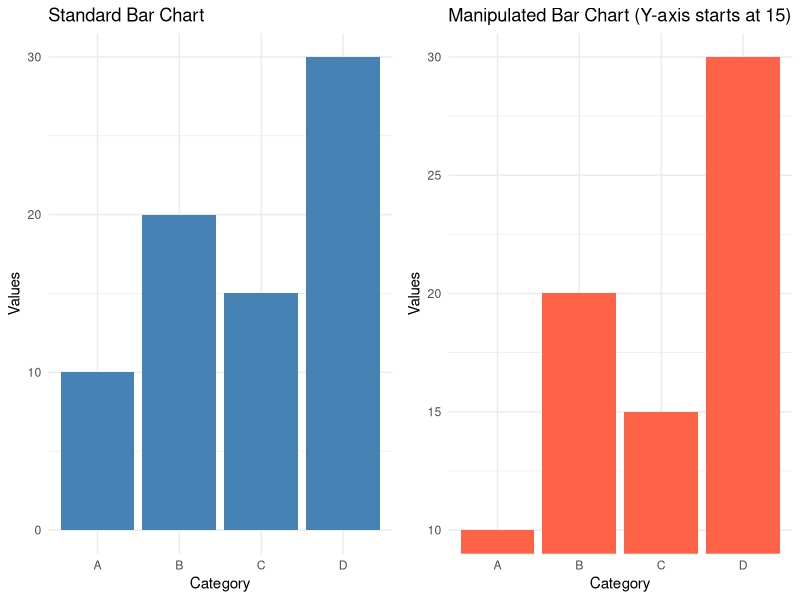

This figure's R source: (Note: this script raises an error after producing the figure.)
library(ggplot2)

# Sample data
data_barplot <- data.frame(
  category = c("A", "B", "C", "D"),
  values = c(10, 20, 15, 30)
)

# Basic bar chart with standard y-axis
p1 <- ggplot(data_barplot, aes(x = category, y = values)) +
  geom_col(fill = "steelblue") +
  labs(title = "Standard Bar Chart",
       x = "Category",
       y = "Values") +
  theme_minimal()

# Bar chart with manipulated y-axis (starting at a non-zero point)
p2 <- ggplot(data_barplot, aes(x = category, y = values)) +
  geom_col(fill = "tomato") +
  coord_cartesian(ylim = c(10, 30)) +
  labs(title = "Manipulated Bar Chart (Y-axis starts at 15)",
       x = "Category",
       y = "Values") +
  theme_minimal()

# Display both plots
library(gridExtra)
grid.arrange(p1, p2, ncol = 2)


#########################
# Versão gapminder manipulação de escala
#########################

df <- read.csv("data/gapminder_data.csv", sep=",")

# Calcular a média de expectativa de vida e renda por continente
df_summary <- df %>%
  group_by(continent) %>%
  summarise(mean_lifeexp = mean(lifeexp), mean_income = mean(income)) %>%
  arrange(mean_lifeexp)  # Ordena pelo valor médio de renda

# Transformar 'continent' em um fator com níveis ordenados por renda
df_summary$continent <- factor(df_summary$continent, levels = df_summary$continent)

p1 <- ggplot(df_summary, aes(x = reorder(continent, mean_lifeexp), y = mean_lifeexp, fill = mean_lifeexp)) +
  geom_bar(stat = "identity") +
  scale_fill_gradient(low = "#dcecff", high = "#5589c8") +  # Gradiente de cores manual
  labs(
    #title = "Expectativa de Vida Média por Continente",
    #subtitle = "Comparação entre continentes com base na expectativa de vida média, \nmostra que o continente europeu tem a maior expectativa de vida. \nEla é X% maior que no continente Africano.",
    x = "Continente", 
    y = "Expectativa de Vida Média (em anos)",
    fill = "Expectativa de Vida") +
  #coord_flip() +
  #scale_y_continuous(limits = c(0, 100), breaks = seq(50, 100, by = 10)) + # Ajusta a escala do eixo x (horizontal)
  theme_bw() +
  theme(
    legend.position = "none", 
    #panel.grid = element_blank(),
    #axis.line = element_line(color = "black"), 
    plot.title = element_text(size = 16, face = "bold"),     # Tamanho e estilo do título
    axis.title.x = element_text(size = 14, hjust = 1),       # Alinha o título do eixo x à esquerda
    axis.title.y = element_text(size = 14),                  # Tamanho do título do eixo y
    axis.text.x = element_text(size = 14),                   # Tamanho dos rótulos do eixo x
    axis.text.y = element_text(size = 14)                    # Tamanho dos rótulos do eixo y
  )


# Criar o gráfico com barras horizontais, escala de cor gradiente manual e ajustes de título e tamanho dos textos
p2 <- ggplot(df_summary, aes(x = continent, y = mean_lifeexp, fill = mean_lifeexp)) +
  geom_bar(stat='identity') +
  scale_fill_gradient(low = "#dcecff", high = "#5589c8") +  # Gradiente de cores manual
  #coord_cartesian(ylim = c(10, 30)) +
  #coord_flip() +
  coord_cartesian(ylim = c(60, 80)) + 
  
  #scale_y_continuous(limits = c(60, 85), breaks = seq(60, 85, by = 10)) + # Ajusta a escala do eixo x (horizontal)
  
  labs(
    #title = "Expectativa de Vida Média por Continente",
    #subtitle = "Comparação entre continentes com base na expectativa de vida média, \nmostra que o continente europeu tem a maior expectativa de vida. \nEla é X% maior que no continente Africano.",
    x = "Continente", 
    y = "Expectativa de Vida Média (em anos)",
    fill = "Expectativa de Vida"
  ) +
  
  theme_bw() +
  theme(
    legend.position = "none", 
    plot.title = element_text(size = 16, face = "bold"),     # Tamanho e estilo do título
    axis.title.x = element_text(size = 14, hjust = 1),       # Tamanho do título do eixo x
    axis.title.y = element_text(size = 14),                  # Tamanho do título do eixo y
    axis.text.x = element_text(size = 14),                   # Tamanho dos rótulos do eixo x
    axis.text.y = element_text(size = 14)                    # Tamanho dos rótulos do eixo y
  )

# Display both plots
library(gridExtra)
grid.arrange(p1, p2, ncol = 2)
